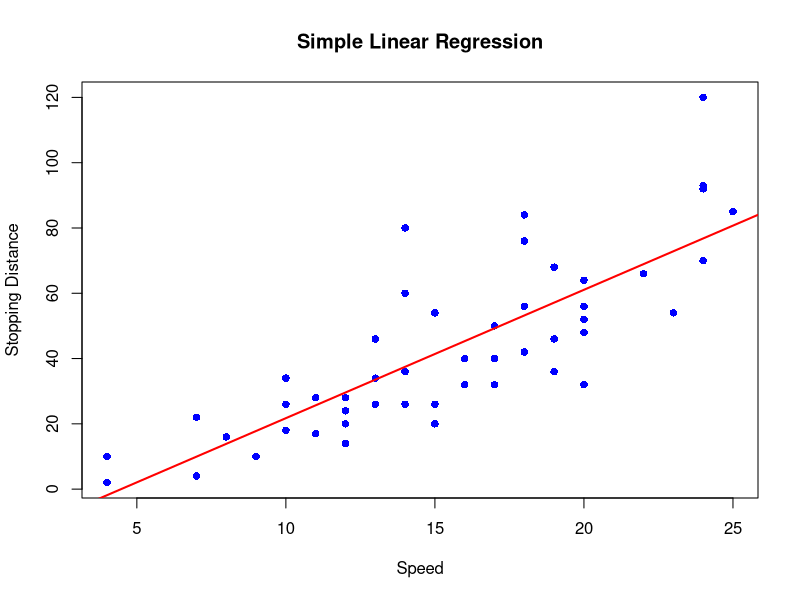

This figure's R source:
# DAV_Practical/q4_simple_lr_R.R
# Question 4: Implement and visualize simple linear regression in R. [cite: 2]

# Using built-in 'cars' dataset
data <- cars

# Model Implementation
model <- lm(dist ~ speed, data = data)

# Output Summary
cat("--- Simple Linear Regression Summary ---\n")
print(summary(model))

# Visualization
plot(data$speed, data$dist, main = "Simple Linear Regression",
     xlab = "Speed", ylab = "Stopping Distance", pch = 16, col = "blue")
abline(model, col = "red", lwd = 2)
